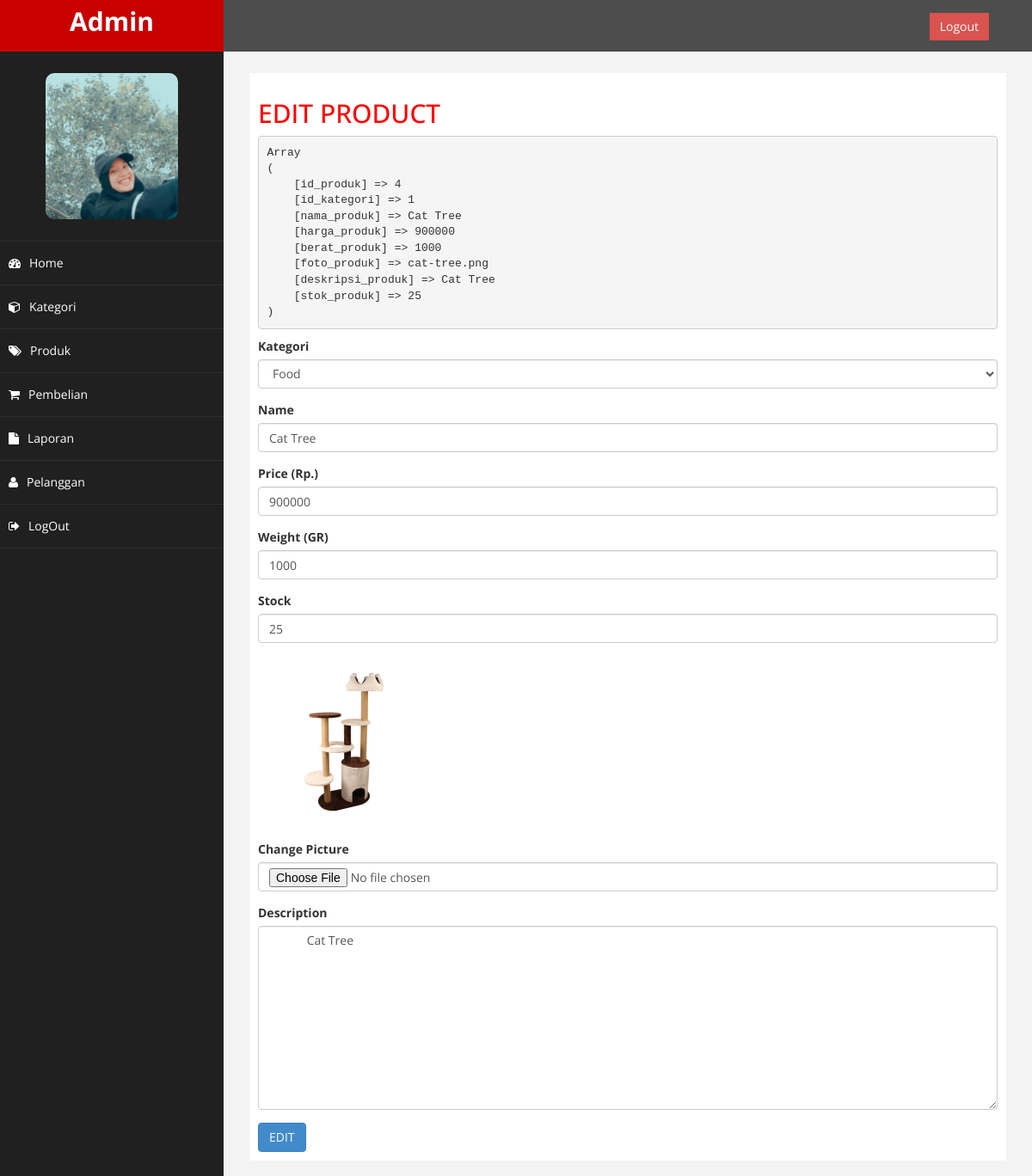
The app's page /admin/index.php?halaman=ubahproduk&id=4 (signed in) with its own data.
### tables this page shows
CREATE TABLE `produk` (
  `id_produk` int(11) NOT NULL,
  `id_kategori` int(10) NOT NULL,
  `nama_produk` varchar(100) NOT NULL,
  `harga_produk` int(11) NOT NULL,
  `berat_produk` int(11) NOT NULL,
  `foto_produk` varchar(100) NOT NULL,
  `deskripsi_produk` text NOT NULL,
  `stok_produk` int(100) NOT NULL
);

CREATE TABLE `kategori` (
  `id_kategori` int(10) NOT NULL,
  `nama_kategori` varchar(255) NOT NULL
);

### admin/ubahproduk.php (the view, shortened to what this page needs)
<?php
$datakategori = array();
$data=mysqli_query($koneksi, "SELECT * FROM kategori");
while ($d = mysqli_fetch_array($data))
{
    $datakategori[]=$d;
}
?>
<h2>EDIT PRODUCT</h2>
<?php
$ambil=$koneksi->query("SELECT * FROM produk WHERE id_produk='$_GET[id]'");
$pecah=$ambil->fetch_assoc();
echo "<pre>";
print_r($pecah);
echo "</pre>";
?>
<form method="post" enctype="multipart/form-data">
    <div class="form-group">
        <label>Kategori</label>
        <select class="form-control" name="id_kategori">
            <?php foreach ($datakategori as $key => $value): ?>
            <option value="<?php echo $value["id_kategori"]?>" <?php if($pecah["id_kategori"]==$value["id_kategori"]){echo "selected";}?>><?php echo $value["nama_kategori"]?></option>
            <?php endforeach?>
        </select>
    </div>
    <div class="form-group">
        <label>Name</label>
        <input type="text" class="form-control" Name="nama" value="<?php echo $pecah['nama_produk']?>">
    </div>
    <div class="form-group">
        <label>Price (Rp.)</label>
        <input type="Number" class="form-control" Name="harga" value="<?php echo $pecah['harga_produk']?>">
    </div>
    <div class="form-group">
        <label>Weight (GR)</label>
        <input type="number" class="form-control" Name="berat" value="<?php echo $pecah['berat_produk']?>">
    </div>
    <div class="form-group">
        <label>Stock</label>
        <input type="number" class="form-control" Name="stok" value="<?php echo $pecah['stok_produk']?>">
    </div>
    <div class="form-group">
        <img src="fotoproduk/<?php echo $pecah['foto_produk']?>" width="200">
    </div>
    <div class="form-group">
        <label>Change Picture</label>
        <input type="file" class="form-control" Name="foto">
    </div>
    <div class="form-group">
        <label>Description</label>
        <textarea class="form-control" name="deskripsi" rows="10">
            <?php echo $pecah['deskripsi_produk']; ?>
        </textarea>
    </div>
    <button class="btn btn-primary" name="ubah">EDIT</button>
</form>

### admin/assets/css/custom.css (style rules this page uses)
body { font-family: 'Open Sans', sans-serif; }
h2 { color: #f00; }

### records on screen
produk: id_kategori "Food", nama "Cat Tree", harga "900000", berat "1000", stok "25", foto_produk (picture), deskripsi "Cat Tree"
